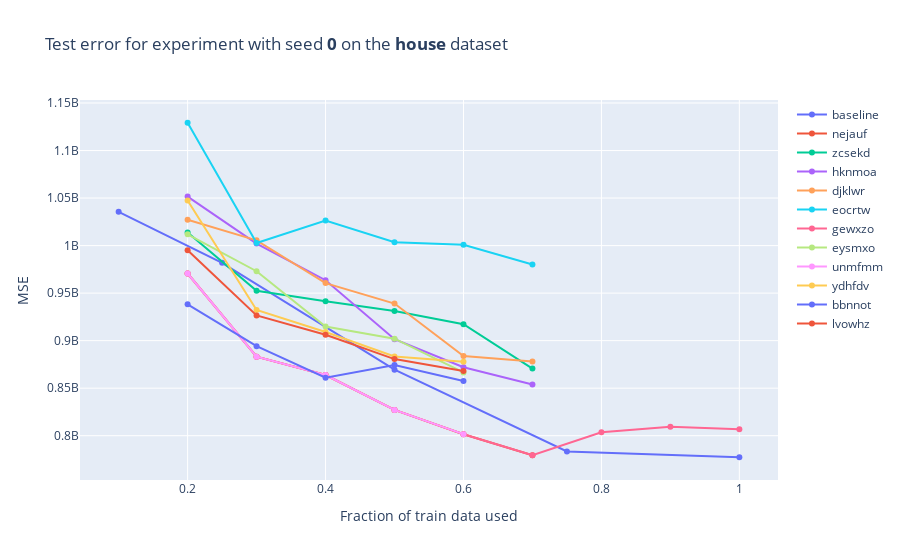
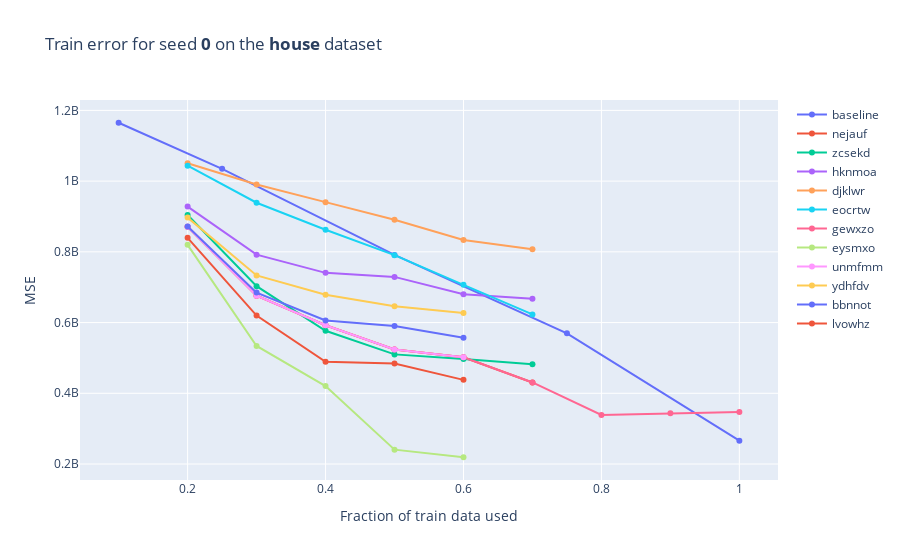
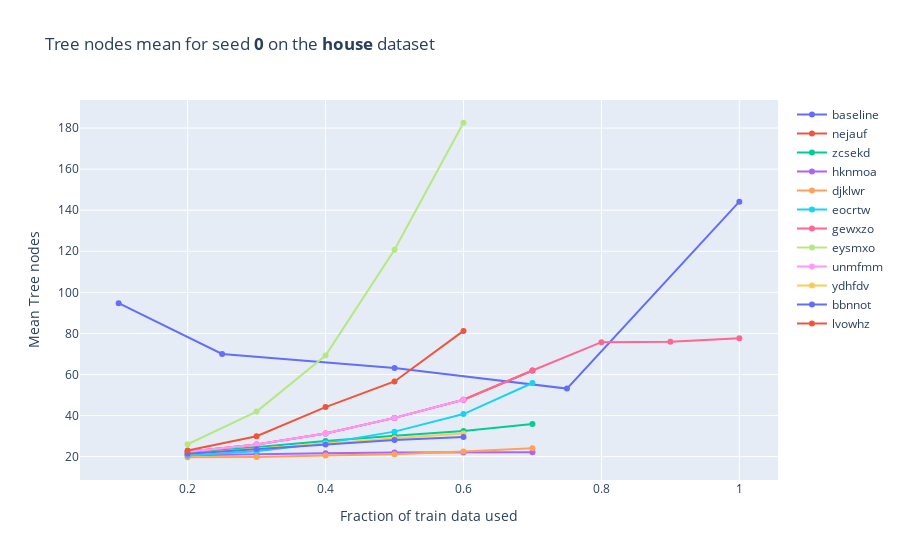
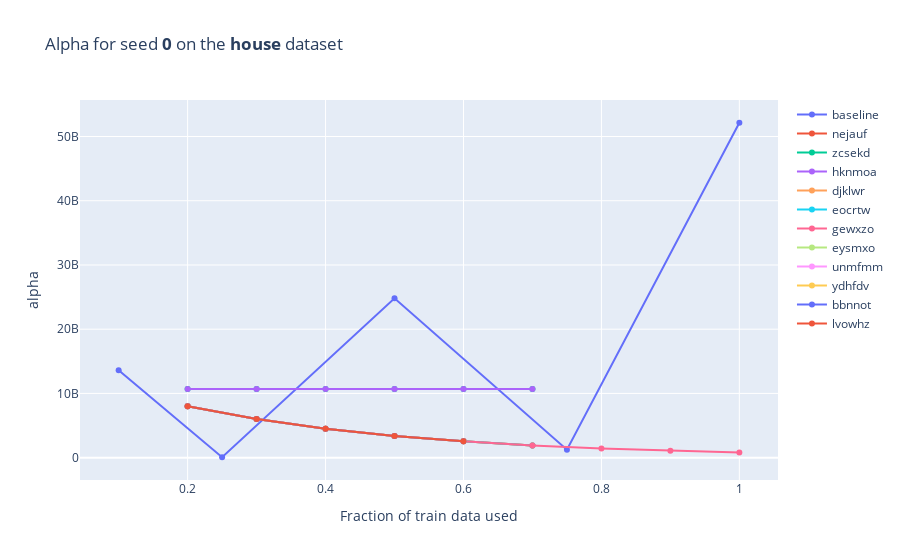

The code cell stored with these charts, in order, in its notebook:
### Code cell
fig = go.Figure()
fig.add_trace(go.Scatter(x=baseline_df['config.training_fraction'], y=baseline_df['run.result.baseline.test_error.value'], name='baseline'))
for experiment_uid, data_df in data_df_dict.items():
    fig.add_trace(go.Scatter(x=data_df['fraction_of_train'], y=data_df['updated_model.test_error'], name='{}'.format(experiment_uid)))
fig.update_layout(title='Test error for experiment with seed <b>{}</b> on the <b>{}</b> dataset'.format(seed, dataset_name), 
                  xaxis_title='Fraction of train data used', 
                  yaxis_title='MSE')
fig.show()

fig = go.Figure()
fig.add_trace(go.Scatter(x=baseline_df['config.training_fraction'], y=baseline_df['run.result.baseline.train_error.value'], name='baseline'))
for experiment_uid, data_df in data_df_dict.items():
    fig.add_trace(go.Scatter(x=data_df['fraction_of_train'], y=data_df['updated_model.train_error'], name='{}'.format(experiment_uid)))
fig.update_layout(title='Train error for seed <b>{}</b> on the <b>{}</b> dataset'.format(seed, dataset_name), 
                  xaxis_title='Fraction of train data used', 
                  yaxis_title='MSE')
fig.show()

fig = go.Figure()
fig.add_trace(go.Scatter(x=baseline_df['config.training_fraction'], y=baseline_df['run.result.baseline.forest_statistics.tree_nodes_mean.value'], name='baseline'))
for experiment_uid, data_df in data_df_dict.items():
    fig.add_trace(go.Scatter(x=data_df['fraction_of_train'], y=data_df['updated_model.forest_statistics.tree_nodes_mean'], name='{}'.format(experiment_uid)))
fig.update_layout(title='Tree nodes mean for seed <b>{}</b> on the <b>{}</b> dataset'.format(seed, dataset_name), 
                  xaxis_title='Fraction of train data used', 
                  yaxis_title='Mean Tree nodes')
fig.show()

fig = go.Figure()
fig.add_trace(go.Scatter(x=baseline_df['config.training_fraction'], y=baseline_df['run.result.baseline.hyperparameters.alpha'], name='baseline'))
for experiment_uid, data_df in data_df_dict.items():
    fig.add_trace(go.Scatter(x=data_df['fraction_of_train'], y=data_df['updated_model.hyperparameters.alpha'], name='{}'.format(experiment_uid)))
fig.update_layout(title='Alpha for seed <b>{}</b> on the <b>{}</b> dataset'.format(seed, dataset_name), 
                  xaxis_title='Fraction of train data used', 
                  yaxis_title='alpha')
fig.show()

fig = go.Figure()
fig.add_trace(go.Scatter(x=baseline_df['config.training_fraction'], y=baseline_df['run.result.baseline.hyperparameters.gamma'], name='baseline'))
for experiment_uid, data_df in data_df_dict.items():
    fig.add_trace(go.Scatter(x=data_df['fraction_of_train'], y=data_df['updated_model.hyperparameters.gamma'], name='{}'.format(experiment_uid)))
fig.update_layout(title='gamma for seed <b>{}</b> on the <b>{}</b> dataset'.format(seed, dataset_name), 
                  xaxis_title='Fraction of train data used', 
                  yaxis_title='gamma')
fig.show()

fig = go.Figure()
fig.add_trace(go.Scatter(x=baseline_df['config.training_fraction'], y=baseline_df['run.result.baseline.hyperparameters.soft_tree_depth_limit'], name='baseline'))
for experiment_uid, data_df in data_df_dict.items():
    fig.add_trace(go.Scatter(x=data_df['fraction_of_train'], y=data_df['updated_model.hyperparameters.soft_tree_depth_limit'], name='{}'.format(experiment_uid)))
fig.update_layout(title='soft_tree_depth_limit for seed <b>{}</b> on the <b>{}</b> dataset'.format(seed, dataset_name), 
                  xaxis_title='Fraction of train data used', 
                  yaxis_title='soft_tree_depth_limit')
fig.show()

fig = go.Figure()
fig.add_trace(go.Scatter(x=baseline_df['config.training_fraction'], y=baseline_df['run.result.baseline.hyperparameters.retrained_tree_eta'], name='baseline'))
for experiment_uid, data_df in data_df_dict.items():
    fig.add_trace(go.Scatter(x=data_df['fraction_of_train'], y=data_df['updated_model.hyperparameters.retrained_tree_eta'], name='{}'.format(experiment_uid)))
fig.update_layout(title='retrained_tree_eta for seed <b>{}</b> on the <b>{}</b> dataset'.format(seed, dataset_name), 
                  xaxis_title='Fraction of train data used', 
                  yaxis_title='retrained_tree_eta')

fig = go.Figure()
fig.add_trace(go.Scatter(x=baseline_df['config.training_fraction'], y=baseline_df['run.result.baseline.hyperparameters.lambda'], name='baseline'))
for experiment_uid, data_df in data_df_dict.items():
    fig.add_trace(go.Scatter(x=data_df['fraction_of_train'], y=data_df['updated_model.hyperparameters.lambda'], name='{}'.format(experiment_uid)))
fig.update_layout(title='lambda for seed <b>{}</b> on the <b>{}</b> dataset'.format(seed, dataset_name), 
                  xaxis_title='Fraction of train data used', 
                  yaxis_title='lambda')
fig.show()

### Figure 1 — Plotly figure (JSON) as saved in the notebook; plotly's stock layout.template omitted (floating-point values rounded to 4 significant figures)
{"data": [{"name": "baseline", "type": "scatter", "x": [0.1, 0.25, 0.5, 0.75, 1], "y": [1035000000.0, 981900000.0, 869500000.0, 783500000.0, 777300000.0]}, {"name": "nejauf", "type": "scatter", "x": [0.2, 0.3, 0.4, 0.5, 0.6, 0.7], "y": [970600000.0, 883100000.0, 863800000.0, 827100000.0, 801600000.0, 779500000.0]}, {"name": "zcsekd", "type": "scatter", "x": [0.2, 0.3, 0.4, 0.5, 0.6, 0.7], "y": [1014000000.0, 952500000.0, 941300000.0, 931100000.0, 917300000.0, 870600000.0]}, {"name": "hknmoa", "type": "scatter", "x": [0.2, 0.3, 0.4, 0.5, 0.6, 0.7], "y": [1052000000.0, 1002000000.0, 963600000.0, 901500000.0, 872000000.0, 853900000.0]}, {"name": "djklwr", "type": "scatter", "x": [0.2, 0.3, 0.4, 0.5, 0.6, 0.7], "y": [1027000000.0, 1006000000.0, 960500000.0, 939000000.0, 883900000.0, 878200000.0]}, {"name": "eocrtw", "type": "scatter", "x": [0.2, 0.3, 0.4, 0.5, 0.6, 0.7], "y": [1129000000.0, 1003000000.0, 1026000000.0, 1004000000.0, 1001000000.0, 980100000.0]}, {"name": "gewxzo", "type": "scatter", "x": [0.2, 0.3, 0.4, 0.5, 0.6, 0.7, 0.8, 0.9, 1], "y": [970600000.0, 883100000.0, 863800000.0, 827100000.0, 801600000.0, 779500000.0, 803600000.0, 809500000.0, 806800000.0]}, {"name": "eysmxo", "type": "scatter", "x": [0.2, 0.3, 0.4, 0.5, 0.6], "y": [1012000000.0, 973000000.0, 914900000.0, 902000000.0, 866600000.0]}, {"name": "unmfmm", "type": "scatter", "x": [0.2, 0.3, 0.4, 0.5, 0.6], "y": [970600000.0, 883100000.0, 863800000.0, 827100000.0, 801600000.0]}, {"name": "ydhfdv", "type": "scatter", "x": [0.2, 0.3, 0.4, 0.5, 0.6], "y": [1047000000.0, 932300000.0, 909100000.0, 883300000.0, 877800000.0]}, {"name": "bbnnot", "type": "scatter", "x": [0.2, 0.3, 0.4, 0.5, 0.6], "y": [938200000.0, 894100000.0, 861000000.0, 874300000.0, 857500000.0]}, {"name": "lvowhz", "type": "scatter", "x": [0.2, 0.3, 0.4, 0.5, 0.6], "y": [995100000.0, 926600000.0, 906200000.0, 880600000.0, 868200000.0]}], "layout": {"title": {"text": "Test error for experiment with seed <b>0</b> on the <b>house</b> dataset"}, "xaxis": {"title": {"text": "Fraction of train data used"}}, "yaxis": {"title": {"text": "MSE"}}}}

### Figure 2 — Plotly figure (JSON) as saved in the notebook; plotly's stock layout.template omitted (floating-point values rounded to 4 significant figures)
{"data": [{"name": "baseline", "type": "scatter", "x": [0.1, 0.25, 0.5, 0.75, 1], "y": [1165000000.0, 1035000000.0, 791200000.0, 569700000.0, 266000000.0]}, {"name": "nejauf", "type": "scatter", "x": [0.2, 0.3, 0.4, 0.5, 0.6, 0.7], "y": [871100000.0, 676000000.0, 592500000.0, 524100000.0, 501700000.0, 430600000.0]}, {"name": "zcsekd", "type": "scatter", "x": [0.2, 0.3, 0.4, 0.5, 0.6, 0.7], "y": [904200000.0, 703000000.0, 576800000.0, 510000000.0, 497100000.0, 481900000.0]}, {"name": "hknmoa", "type": "scatter", "x": [0.2, 0.3, 0.4, 0.5, 0.6, 0.7], "y": [927900000.0, 792000000.0, 740600000.0, 729200000.0, 680400000.0, 667100000.0]}, {"name": "djklwr", "type": "scatter", "x": [0.2, 0.3, 0.4, 0.5, 0.6, 0.7], "y": [1050000000.0, 990200000.0, 940600000.0, 890900000.0, 833500000.0, 807300000.0]}, {"name": "eocrtw", "type": "scatter", "x": [0.2, 0.3, 0.4, 0.5, 0.6, 0.7], "y": [1044000000.0, 938900000.0, 862500000.0, 790600000.0, 706700000.0, 623000000.0]}, {"name": "gewxzo", "type": "scatter", "x": [0.2, 0.3, 0.4, 0.5, 0.6, 0.7, 0.8, 0.9, 1], "y": [871100000.0, 676000000.0, 592500000.0, 524100000.0, 501700000.0, 430600000.0, 338800000.0, 343400000.0, 347300000.0]}, {"name": "eysmxo", "type": "scatter", "x": [0.2, 0.3, 0.4, 0.5, 0.6], "y": [819800000.0, 533800000.0, 420600000.0, 240600000.0, 219100000.0]}, {"name": "unmfmm", "type": "scatter", "x": [0.2, 0.3, 0.4, 0.5, 0.6], "y": [871100000.0, 676000000.0, 592500000.0, 524100000.0, 501700000.0]}, {"name": "ydhfdv", "type": "scatter", "x": [0.2, 0.3, 0.4, 0.5, 0.6], "y": [896800000.0, 733400000.0, 678500000.0, 646400000.0, 627000000.0]}, {"name": "bbnnot", "type": "scatter", "x": [0.2, 0.3, 0.4, 0.5, 0.6], "y": [871600000.0, 684700000.0, 605800000.0, 590400000.0, 557300000.0]}, {"name": "lvowhz", "type": "scatter", "x": [0.2, 0.3, 0.4, 0.5, 0.6], "y": [839600000.0, 619900000.0, 489000000.0, 483900000.0, 438000000.0]}], "layout": {"title": {"text": "Train error for seed <b>0</b> on the <b>house</b> dataset"}, "xaxis": {"title": {"text": "Fraction of train data used"}}, "yaxis": {"title": {"text": "MSE"}}}}

### Figure 3 — Plotly figure (JSON) as saved in the notebook; plotly's stock layout.template omitted (floating-point values rounded to 4 significant figures)
{"data": [{"name": "baseline", "type": "scatter", "x": [0.1, 0.25, 0.5, 0.75, 1], "y": [94.73, 70, 63.14, 53.12, 144.2]}, {"name": "nejauf", "type": "scatter", "x": [0.2, 0.3, 0.4, 0.5, 0.6, 0.7], "y": [22.32, 25.84, 31.26, 38.85, 47.71, 61.93]}, {"name": "zcsekd", "type": "scatter", "x": [0.2, 0.3, 0.4, 0.5, 0.6, 0.7], "y": [21.6, 24.76, 27.56, 30.17, 32.49, 35.82]}, {"name": "hknmoa", "type": "scatter", "x": [0.2, 0.3, 0.4, 0.5, 0.6, 0.7], "y": [20.64, 21.27, 21.62, 21.97, 22.04, 22.12]}, {"name": "djklwr", "type": "scatter", "x": [0.2, 0.3, 0.4, 0.5, 0.6, 0.7], "y": [19.68, 19.77, 20.48, 21.12, 22.52, 24.09]}, {"name": "eocrtw", "type": "scatter", "x": [0.2, 0.3, 0.4, 0.5, 0.6, 0.7], "y": [20.48, 22.64, 26.56, 32.15, 40.72, 55.84]}, {"name": "gewxzo", "type": "scatter", "x": [0.2, 0.3, 0.4, 0.5, 0.6, 0.7, 0.8, 0.9, 1], "y": [22.32, 25.84, 31.26, 38.85, 47.71, 61.93, 75.73, 75.92, 77.6]}, {"name": "eysmxo", "type": "scatter", "x": [0.2, 0.3, 0.4, 0.5, 0.6], "y": [26.0, 41.93, 69.23, 120.7, 182.6]}, {"name": "unmfmm", "type": "scatter", "x": [0.2, 0.3, 0.4, 0.5, 0.6], "y": [22.32, 25.84, 31.26, 38.85, 47.71]}, {"name": "ydhfdv", "type": "scatter", "x": [0.2, 0.3, 0.4, 0.5, 0.6], "y": [21.37, 23.77, 26.29, 28.97, 31.29]}, {"name": "bbnnot", "type": "scatter", "x": [0.2, 0.3, 0.4, 0.5, 0.6], "y": [21.43, 23.73, 25.91, 28.03, 29.57]}, {"name": "lvowhz", "type": "scatter", "x": [0.2, 0.3, 0.4, 0.5, 0.6], "y": [22.97, 29.9, 44.1, 56.59, 81.22]}], "layout": {"title": {"text": "Tree nodes mean for seed <b>0</b> on the <b>house</b> dataset"}, "xaxis": {"title": {"text": "Fraction of train data used"}}, "yaxis": {"title": {"text": "Mean Tree nodes"}}}}

### Figure 4 — Plotly figure (JSON) as saved in the notebook; plotly's stock layout.template omitted (floating-point values rounded to 4 significant figures)
{"data": [{"name": "baseline", "type": "scatter", "x": [0.1, 0.25, 0.5, 0.75, 1], "y": [13600000000.0, 62370000.0, 24820000000.0, 1229000000.0, 52140000000.0]}, {"name": "nejauf", "type": "scatter", "x": [0.2, 0.3, 0.4, 0.5, 0.6, 0.7], "y": [8017000000.0, 6013000000.0, 4510000000.0, 3382000000.0, 2537000000.0, 1903000000.0]}, {"name": "zcsekd", "type": "scatter", "x": [0.2, 0.3, 0.4, 0.5, 0.6, 0.7], "y": [10690000000.0, 10690000000.0, 10690000000.0, 10690000000.0, 10690000000.0, 10690000000.0]}, {"name": "hknmoa", "type": "scatter", "x": [0.2, 0.3, 0.4, 0.5, 0.6, 0.7], "y": [10690000000.0, 10690000000.0, 10690000000.0, 10690000000.0, 10690000000.0, 10690000000.0]}, {"name": "djklwr", "type": "scatter", "x": [0.2, 0.3, 0.4, 0.5, 0.6, 0.7], "y": [8017000000.0, 6013000000.0, 4510000000.0, 3382000000.0, 2537000000.0, 1903000000.0]}, {"name": "eocrtw", "type": "scatter", "x": [0.2, 0.3, 0.4, 0.5, 0.6, 0.7], "y": [8017000000.0, 6013000000.0, 4510000000.0, 3382000000.0, 2537000000.0, 1903000000.0]}, {"name": "gewxzo", "type": "scatter", "x": [0.2, 0.3, 0.4, 0.5, 0.6, 0.7, 0.8, 0.9, 1], "y": [8017000000.0, 6013000000.0, 4510000000.0, 3382000000.0, 2537000000.0, 1903000000.0, 1427000000.0, 1070000000.0, 802600000.0]}, {"name": "eysmxo", "type": "scatter", "x": [0.2, 0.3, 0.4, 0.5, 0.6], "y": [8017000000.0, 6013000000.0, 4510000000.0, 3382000000.0, 2537000000.0]}, {"name": "unmfmm", "type": "scatter", "x": [0.2, 0.3, 0.4, 0.5, 0.6], "y": [8017000000.0, 6013000000.0, 4510000000.0, 3382000000.0, 2537000000.0]}, {"name": "ydhfdv", "type": "scatter", "x": [0.2, 0.3, 0.4, 0.5, 0.6], "y": [8017000000.0, 6013000000.0, 4510000000.0, 3382000000.0, 2537000000.0]}, {"name": "bbnnot", "type": "scatter", "x": [0.2, 0.3, 0.4, 0.5, 0.6], "y": [8017000000.0, 6013000000.0, 4510000000.0, 3382000000.0, 2537000000.0]}, {"name": "lvowhz", "type": "scatter", "x": [0.2, 0.3, 0.4, 0.5, 0.6], "y": [8017000000.0, 6013000000.0, 4510000000.0, 3382000000.0, 2537000000.0]}], "layout": {"title": {"text": "Alpha for seed <b>0</b> on the <b>house</b> dataset"}, "xaxis": {"title": {"text": "Fraction of train data used"}}, "yaxis": {"title": {"text": "alpha"}}}}
